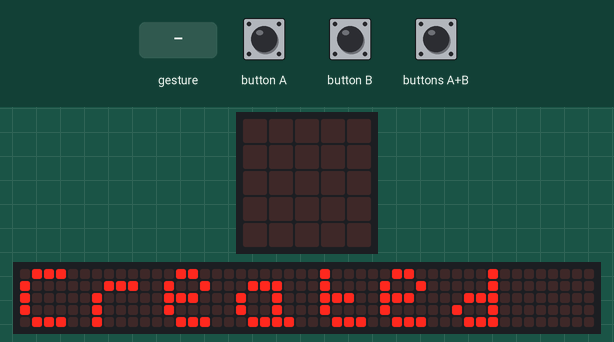
Bench run of a program on a simulated BBC micro:bit (MakeCode). On the bench: the board's 5×5 LED display, a strip that is not on the board, showing the scrolling text unrolled. The test bench sets the inputs (shaded band). A tilt is held for 1.5 s and a shake lasts 1 s, then the board lies face up again; the 48×5 strip is a reading aid, not a part: it shows the text the display is scrolling, unrolled, one strip-width of it at a time; what the program prints to the serial console is not drawn.

Above: at 0.07 s.
At 1.27 s:
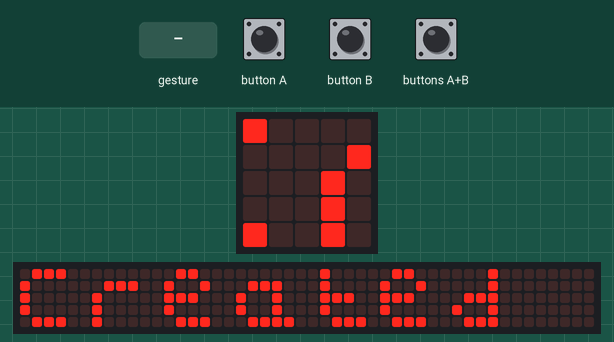
1.3 s: button A pressed for 0.15 s
2.0 s: buttons A+B pressed for 0.15 s
2.7 s: gesture 'logo down'
4.3 s: gesture 'shake'
6.0 s: gesture 'logo up'
At 22.57 s:
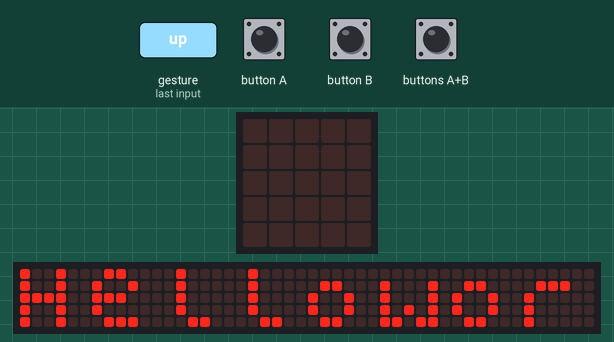

The program:

main.ts
```typescript
input.onGesture(Gesture.LogoDown, function on_gesture_logo_down() {
    console.log("Why lucas died?")
})
input.onButtonPressed(Button.A, function on_button_pressed_a() {
    console.log("Helloworld!")
    basic.showString("Helloworld")
})
input.onGesture(Gesture.Shake, function on_gesture_shake() {
    console.log("Lucas is a good guy!")
})
input.onGesture(Gesture.LogoUp, function on_gesture_logo_up() {
    console.log("你好傻逼")
})
input.onButtonPressed(Button.AB, function on_button_pressed_ab() {
    console.log("Lucas is a good guy")
})
input.onButtonPressed(Button.B, function on_button_pressed_b() {
    console.log("Created by changcheng967")
    basic.showString("Created by changcheng967")
})
loops.everyInterval(5000, function on_every_interval2() {
    console.log("Created by changcheng967")
    basic.showString("Created by changcheng967")
})
```

test.ts
```typescript
// 在此处测试；当此软件包作为插件使用时，将不会编译此软件包。
```
